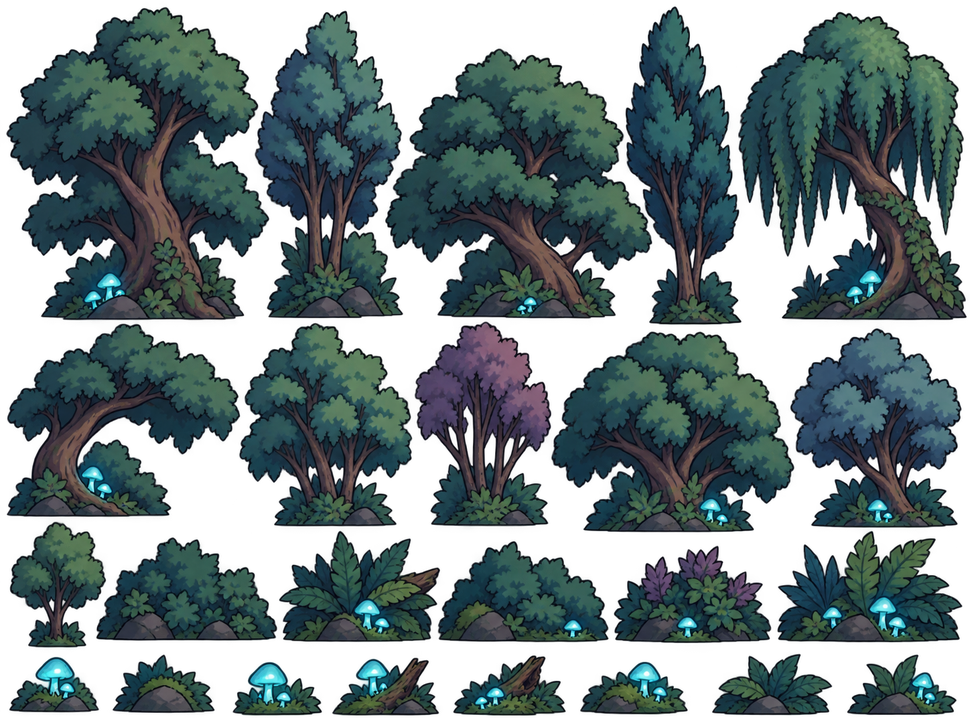
#> input picture assets/decors/arbres.png, 970 x 727 px, shrunk from 1448 x 1086 before the run
$ python crop_sous_bois.py
#> lines starting #> are read from the running program, lines starting #| are printed output that depends on the picture; after the words box and inside, x2 and y2 are one past the last pixel; in counts of white or black regions, pixels touching at a corner belong together
#!/usr/bin/env python3
"""Découpe les 2 DERNIÈRES rangées de assets/decors/arbres.png (buissons,
fougères, champignons -- le "sous-bois") en éléments individuels.

Les 2 premières rangées (les grands arbres) sont déjà découpées dans
assets/decors/arbres_frames/ (plan3, cf. addProceduralForest dans
LevelKit.js) ; celles-ci servent au plan intermédiaire posé entre le sol de
fond et le sol principal (cf. addUndergrowth dans LevelKit.js).

Même recette que tools/crop_deco_items.py : composantes connexes sur
l'alpha, chaque élément recadré à SA PROPRE taille (pas de canvas partagé,
ce ne sont pas des frames d'animation), masqué à sa propre composante pour
qu'un voisin qui déborderait dans sa boîte ne s'y retrouve pas, marge de 4px.

Usage:
    python tools/crop_sous_bois.py [--min-area N] [--pad N]

Écrit assets/decors/sous_bois_frames/sous_bois_<N>.png, dans l'ordre de
lecture (rangée 3 de gauche à droite, puis rangée 4). Si le nombre
d'éléments change, mettre à jour SOUS_BOIS_COUNT dans src/utils/LevelKit.js.
"""
import argparse
from pathlib import Path

import numpy as np
from PIL import Image
from scipy import ndimage

REPO_ROOT = Path(__file__).resolve().parent.parent
SOURCE = REPO_ROOT / 'assets' / 'decors' / 'arbres.png'
OUTPUT_DIR = REPO_ROOT / 'assets' / 'decors' / 'sous_bois_frames'
ROWS_TO_KEEP = 2  # les 2 dernières rangées de la planche
ROW_BASELINE_TOLERANCE_PX = 40


def main():
    parser = argparse.ArgumentParser(description=__doc__, formatter_class=argparse.RawDescriptionHelpFormatter)
    parser.add_argument('--min-area', type=int, default=200)
    parser.add_argument('--pad', type=int, default=4)
    parser.add_argument('--alpha-threshold', type=int, default=30)
    args = parser.parse_args()

    arr = np.array(Image.open(SOURCE).convert('RGBA'))
#> arr is the input picture: shape (727, 970, 4); mean R, G, B, A 28.8, 44.2, 45.9, 154.6
    content = arr[:, :, 3] > args.alpha_threshold
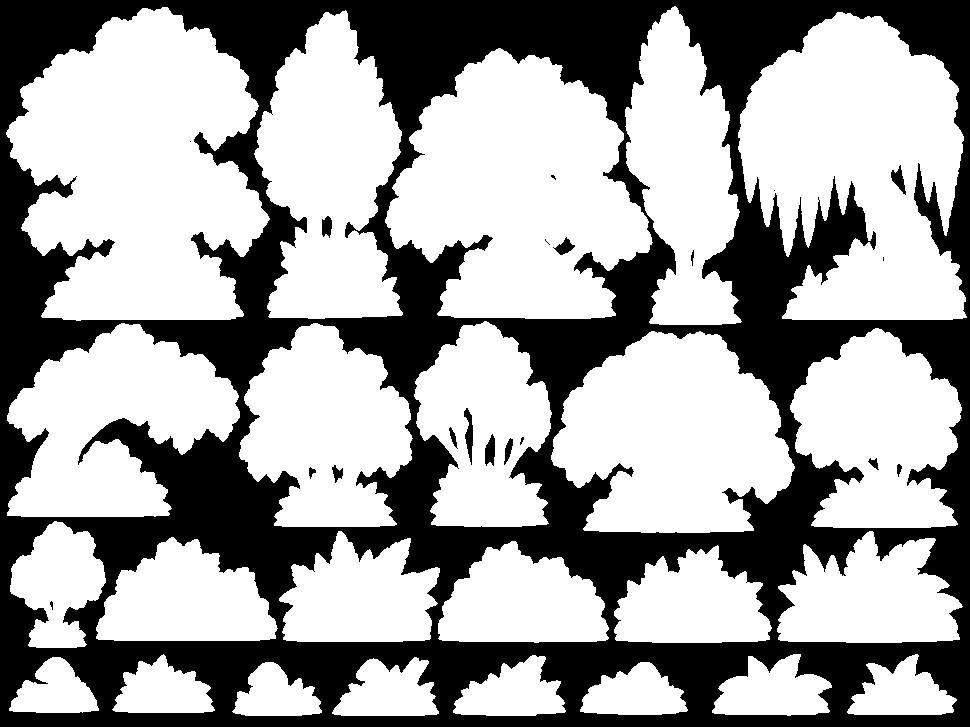
#> content: shape (727, 970) bool; 63% white; 20 black regions (7 under 20 px), largest, box (x1, y1, x2, y2) and area: (0, 0, 970, 727) 259273, (464, 408, 473, 465) 277, (485, 434, 495, 466) 232
    labeled, _ = ndimage.label(content, structure=np.ones((3, 3), dtype=int))
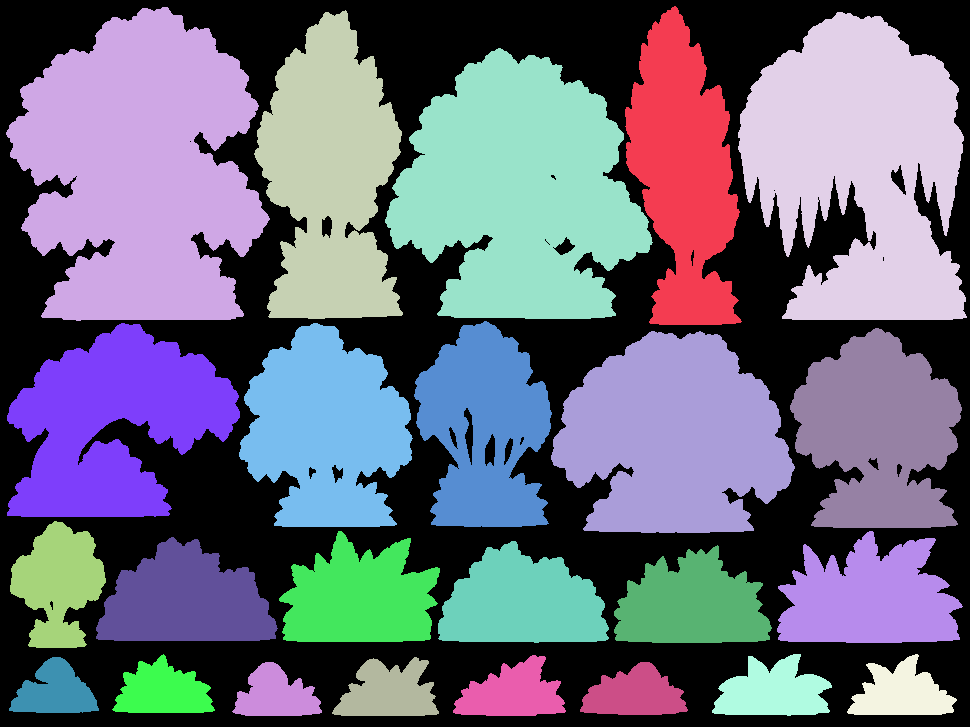
#> labeled: shape (727, 970) int32; 25 distinct labels, from 0 to 24; one colour per label, 0 black

    blobs = []
    for label_id, sl in enumerate(ndimage.find_objects(labeled), start=1):
        if sl is None or np.sum(labeled[sl] == label_id) < args.min_area:
            continue
        blobs.append({'label': label_id, 'y0': sl[0].start, 'y1': sl[0].stop, 'x0': sl[1].start, 'x1': sl[1].stop})
#> this loop made 24 passes
#> after the loop, blobs = 24 items

    # Rangées regroupées par LIGNE DE BASE (bord bas de chaque élément), pas
    # par bandes transparentes : les grands arbres des rangées 1-2 descendent
    # plus bas que le haut des buissons de la rangée 3, aucune ligne 100%
    # transparente ne les sépare. Tous les éléments d'une rangée sont posés
    # sur le même "sol" dessiné, donc leurs bords bas restent proches.
    blobs.sort(key=lambda b: b['y1'])
    rows = []
    for b in blobs:
        if rows and b['y1'] - rows[-1][-1]['y1'] <= ROW_BASELINE_TOLERANCE_PX:
            rows[-1].append(b)
        else:
            rows.append([b])
#> this loop made 24 passes
#> b on passes 1 to 11: {'label': 3, 'y0': 10, 'y1': 319, 'x0': 254, 'x1': 403}, {'label': 5, 'y0': 48, 'y1': 319, 'x0': 385, 'x1': 653}, {'label': 4, 'y0': 12, 'y1': 320, 'x0': 738, 'x1': 967}, {'label': 2, 'y0': 7, 'y1': 321, 'x0': 6, 'x1': 270}, {'label': 1, 'y0': 6, 'y1': 325, 'x0': 625, 'x1': 742}, {'label': 7, 'y0': 323, 'y1': 517, 'x0': 7, 'x1': 240}, {'label': 6, 'y0': 321, 'y1': 527, 'x0': 414, 'x1': 552}, {'label': 8, 'y0': 323, 'y1': 527, 'x0': 239, 'x1': 413}, {'label': 9, 'y0': 328, 'y1': 528, 'x0': 790, 'x1': 962}, {'label': 10, 'y0': 331, 'y1': 533, 'x0': 551, 'x1': 795}, {'label': 14, 'y0': 537, 'y1': 641, 'x0': 96, 'x1': 278}
#> after the loop, rows = 4 items
    if len(rows) < ROWS_TO_KEEP:
        raise SystemExit(f'Only {len(rows)} row(s) found in {SOURCE}')

    OUTPUT_DIR.mkdir(parents=True, exist_ok=True)
    count = 0
    for row in rows[-ROWS_TO_KEEP:]:
        for b in sorted(row, key=lambda b: b['x0']):
            x0, y0, x1, y1 = b['x0'], b['y0'], b['x1'], b['y1']
            crop = arr[y0:y1, x0:x1].copy()
            crop[labeled[y0:y1, x0:x1] != b['label']] = 0
            padded = Image.new('RGBA', (x1 - x0 + args.pad * 2, y1 - y0 + args.pad * 2), (0, 0, 0, 0))
            padded.paste(Image.fromarray(crop, 'RGBA'), (args.pad, args.pad))
            name = f'sous_bois_{count}.png'
            padded.save(OUTPUT_DIR / name)
            print(f'{name}: box=({x0},{y0})-({x1},{y1}) size={x1 - x0}x{y1 - y0}')
            count += 1
#> this loop made 2 passes
#| sous_bois_0.png: box=(10,521)-(106,648) size=96x127
#| sous_bois_1.png: box=(96,537)-(278,641) size=182x104
#| sous_bois_2.png: box=(279,531)-(440,642) size=161x111
#| sous_bois_3.png: box=(438,541)-(609,643) size=171x102
#| sous_bois_4.png: box=(614,545)-(772,643) size=158x98
#| sous_bois_5.png: box=(777,531)-(963,643) size=186x112
#| sous_bois_6.png: box=(9,657)-(99,713) size=90x56
#| sous_bois_7.png: box=(112,654)-(215,713) size=103x59
#| sous_bois_8.png: box=(232,662)-(322,716) size=90x54
#| sous_bois_9.png: box=(332,657)-(439,716) size=107x59
#> (further printed lines are left out)
#> pass 1, in main, `padded.save(OUTPUT_DIR / name)`:
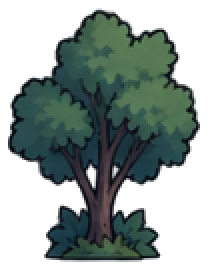
#> saved as sous_bois_0.png: PIL image 104x135 RGBA (shown 2 times larger); mean R, G, B, A 23.9, 36.6, 33, 130.5; transparent parts drawn white
#> pass 1, in main, `padded.save(OUTPUT_DIR / name)`:
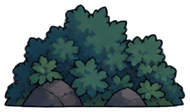
#> saved as sous_bois_1.png: PIL image 190x112 RGBA; mean R, G, B, A 21.8, 37.8, 38.6, 150.2; transparent parts drawn white
#> pass 1, in main, `padded.save(OUTPUT_DIR / name)`:
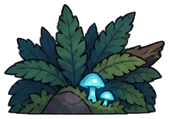
#> saved as sous_bois_2.png: PIL image 169x119 RGBA; mean R, G, B, A 22.4, 39.3, 38.3, 151.5; transparent parts drawn white
#> pass 1, in main, `padded.save(OUTPUT_DIR / name)`:
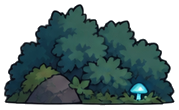
#> saved as sous_bois_3.png: PIL image 179x110 RGBA; mean R, G, B, A 22.6, 41.1, 41.6, 154; transparent parts drawn white
#> after the loop:
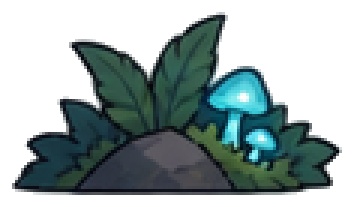
#> padded: PIL image 118x69 RGBA (shown 3 times larger); mean R, G, B, A 18.9, 33.9, 33.8, 118.7; transparent parts drawn white
#> after the loop, count = 14

    print(f'\n{count} element(s) written to {OUTPUT_DIR}')
#| 14 element(s) written to assets/decors/sous_bois_frames


if __name__ == '__main__':
    main()

$ run again, with assets/decors/floor.png copied over assets/decors/arbres.png
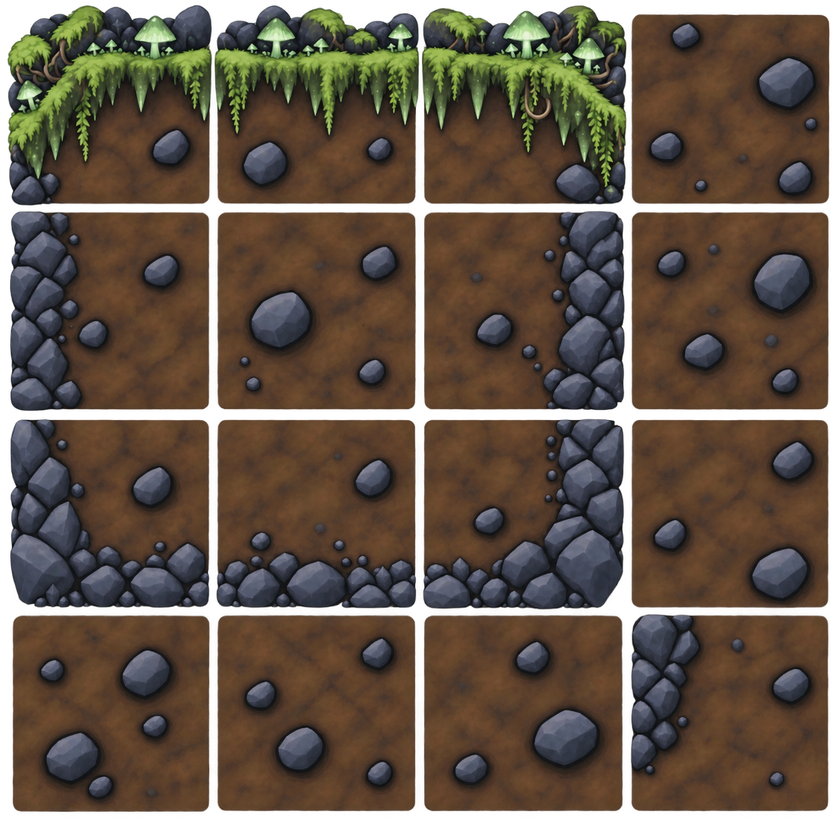
#> input picture assets/decors/floor.png, 840 x 840 px, shrunk from 1254 x 1254 before the run
#> in main, arr is the input picture: shape (840, 840, 4); mean R, G, B, A 72.4, 57.3, 43.7, 215.9
#> content: shape (840, 840) bool; 86.8% white; 1 black region, box (x1, y1, x2, y2) and area: (0, 0, 840, 840) 93260
#> in main, `labeled, _ = ndimage.label(content, structure=np.ones((3, 3), dtype=in..`:
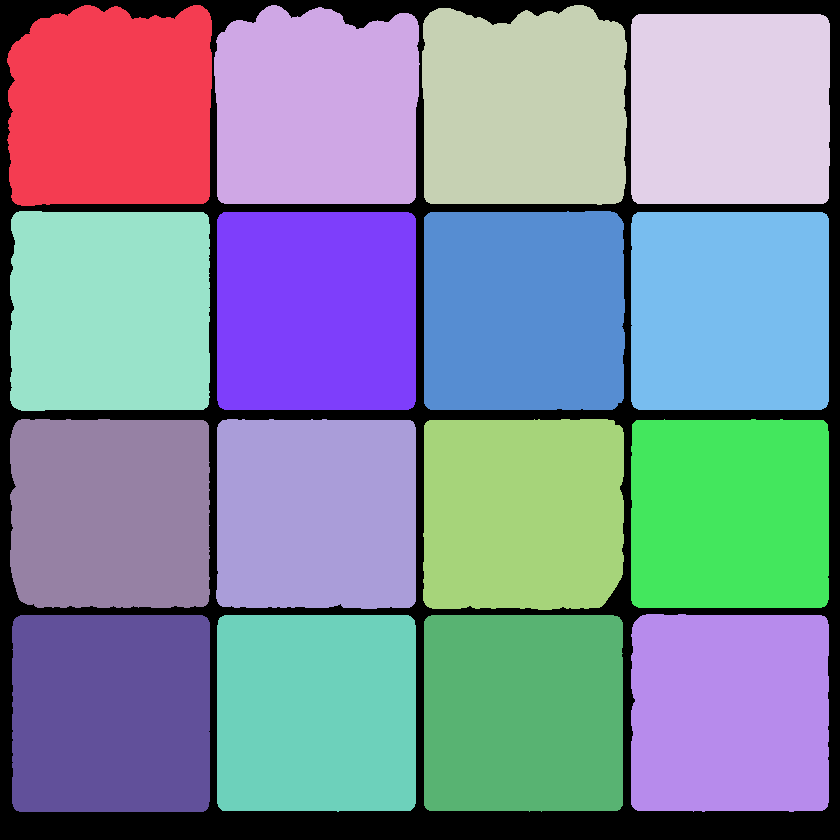
#> labeled: shape (840, 840) int32; 17 distinct labels, from 0 to 16; one colour per label, 0 black
#> the loop in main, `for label_id, sl in enumerate(ndimage.find_objects(labeled), start=1):` made 16 passes
#> after the loop in main, `for label_id, sl in enumerate(ndimage.find_objects(labeled), start=1):`: blobs = 16 items
#> the loop in main, `for b in blobs:` made 16 passes
#> b on passes 1 to 7: {'label': 2, 'y0': 5, 'y1': 204, 'x0': 214, 'x1': 420}, {'label': 4, 'y0': 14, 'y1': 204, 'x0': 631, 'x1': 830}, {'label': 3, 'y0': 5, 'y1': 205, 'x0': 422, 'x1': 627}, {'label': 1, 'y0': 5, 'y1': 206, 'x0': 7, 'x1': 212}, {'label': 6, 'y0': 211, 'y1': 410, 'x0': 424, 'x1': 625}, {'label': 7, 'y0': 212, 'y1': 410, 'x0': 217, 'x1': 416}, {'label': 8, 'y0': 212, 'y1': 410, 'x0': 631, 'x1': 829}
#> after the loop in main, `for b in blobs:`: rows = 4 items
#> the loop in main, `for row in rows[-ROWS_TO_KEEP:]:` made 2 passes
#| sous_bois_0.png: box=(10,419)-(210,608) size=200x189
#| sous_bois_1.png: box=(216,419)-(416,609) size=200x190
#| sous_bois_2.png: box=(423,419)-(624,610) size=201x191
#| sous_bois_3.png: box=(631,419)-(829,608) size=198x189
#| sous_bois_4.png: box=(12,615)-(210,812) size=198x197
#| sous_bois_5.png: box=(217,615)-(416,812) size=199x197
#> (further printed lines are left out)
#> after the loop in main, `for row in rows[-ROWS_TO_KEEP:]:`:
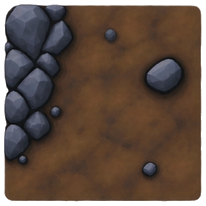
#> padded: PIL image 206x206 RGBA; mean R, G, B, A 72.8, 54.4, 43.1, 226; transparent parts drawn white
#> after the loop in main, `for row in rows[-ROWS_TO_KEEP:]:`: count = 8
#| 8 element(s) written to assets/decors/sous_bois_frames

$ run again, with assets/decors/plantes.png copied over assets/decors/arbres.png
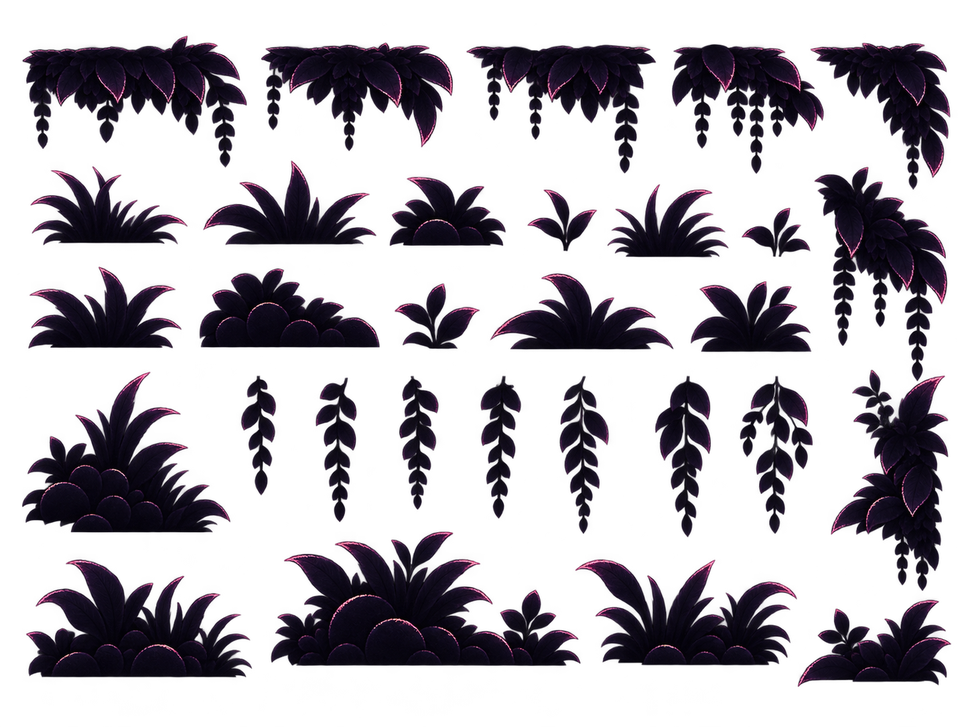
#> input picture assets/decors/plantes.png, 970 x 727 px, shrunk from 1448 x 1086 before the run
#> in main, arr is the input picture: shape (727, 970, 4); mean R, G, B, A 8.2, 3.8, 10.7, 79.7
#> content: shape (727, 970) bool; 33.8% white; 30 white regions, largest, box (x1, y1, x2, y2) and area: (271, 531, 581, 666) 24336, (22, 372, 231, 533) 16436, (26, 559, 252, 678) 16125
#> in main, `labeled, _ = ndimage.label(content, structure=np.ones((3, 3), dtype=in..`:
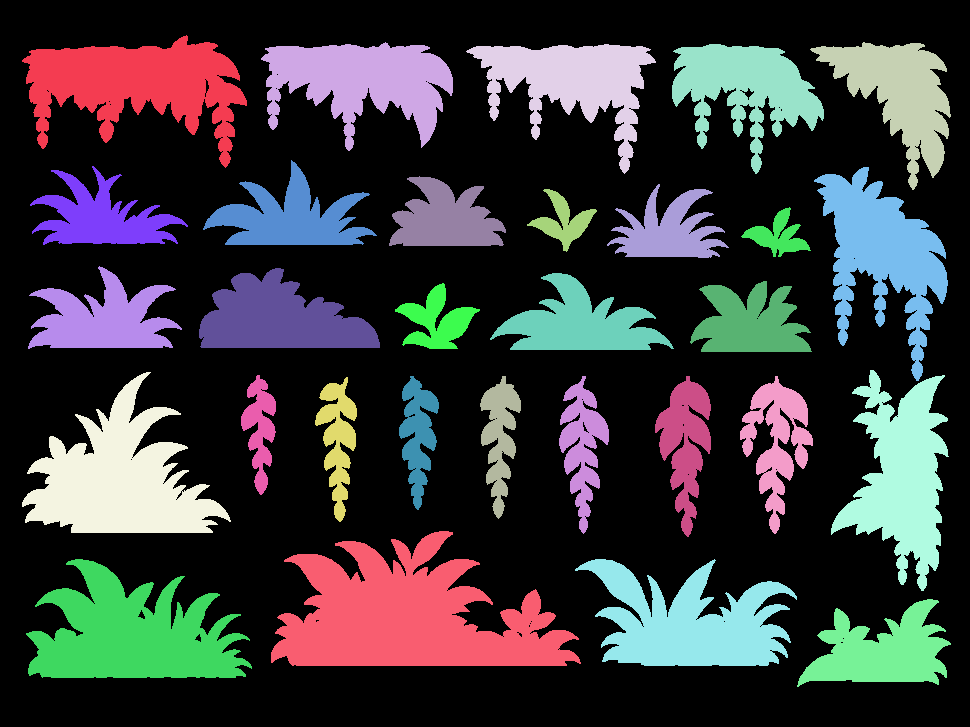
#> labeled: shape (727, 970) int32; 31 distinct labels, from 0 to 30; one colour per label, 0 black
#> the loop in main, `for label_id, sl in enumerate(ndimage.find_objects(labeled), start=1):` made 30 passes
#> after the loop in main, `for label_id, sl in enumerate(ndimage.find_objects(labeled), start=1):`: blobs = 30 items
#> the loop in main, `for b in blobs:` made 30 passes
#> b on passes 1 to 7: {'label': 2, 'y0': 42, 'y1': 151, 'x0': 261, 'x1': 453}, {'label': 1, 'y0': 35, 'y1': 168, 'x0': 22, 'x1': 247}, {'label': 4, 'y0': 44, 'y1': 174, 'x0': 466, 'x1': 656}, {'label': 5, 'y0': 44, 'y1': 174, 'x0': 672, 'x1': 824}, {'label': 3, 'y0': 42, 'y1': 190, 'x0': 810, 'x1': 951}, {'label': 6, 'y0': 160, 'y1': 245, 'x0': 203, 'x1': 377}, {'label': 7, 'y0': 166, 'y1': 245, 'x0': 30, 'x1': 188}
#> after the loop in main, `for b in blobs:`: rows = 6 items
#> the loop in main, `for row in rows[-ROWS_TO_KEEP:]:` made 2 passes
#| sous_bois_0.png: box=(831,370)-(949,591) size=118x221
#| sous_bois_1.png: box=(26,559)-(252,678) size=226x119
#| sous_bois_2.png: box=(271,531)-(581,666) size=310x135
#| sous_bois_3.png: box=(575,559)-(797,666) size=222x107
#| sous_bois_4.png: box=(797,599)-(951,687) size=154x88
#> after the loop in main, `for row in rows[-ROWS_TO_KEEP:]:`:
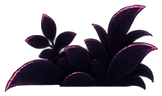
#> padded: PIL image 162x96 RGBA; mean R, G, B, A 10.3, 4.9, 13.5, 114.7; transparent parts drawn white
#> after the loop in main, `for row in rows[-ROWS_TO_KEEP:]:`: count = 5
#| 5 element(s) written to assets/decors/sous_bois_frames
